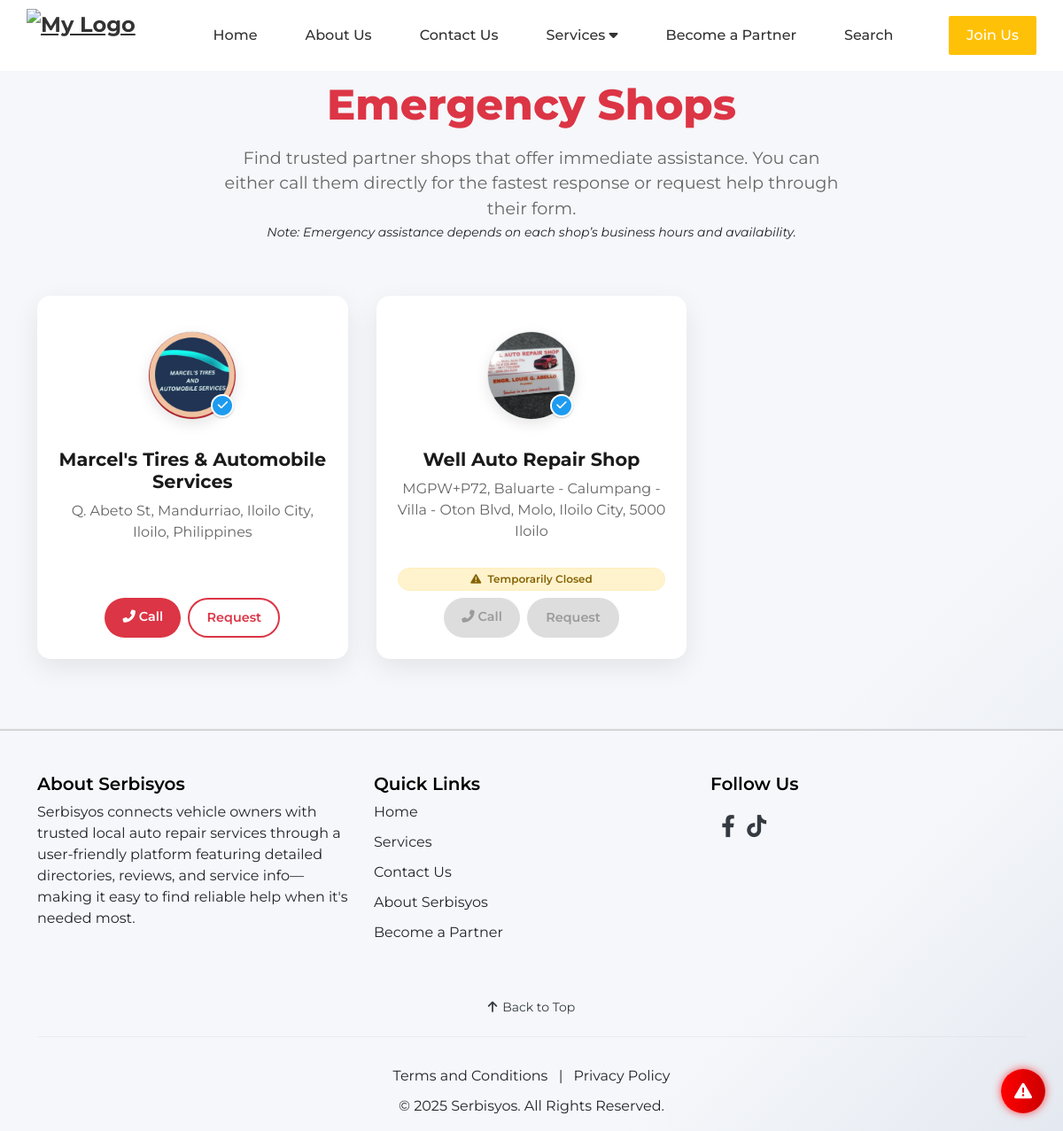
Screenshot of /emergency-provider.php with the database file from the repository.
### tables this page shows
CREATE TABLE `shop_applications` (
  `id` int(11) NOT NULL,
  `user_id` int(11) NOT NULL,
  `shop_name` varchar(255) NOT NULL,
  `shop_slug` varchar(255) DEFAULT NULL,
  `business_type` varchar(20) NOT NULL,
  `owner_name` varchar(255) NOT NULL,
  `years_operation` int(11) NOT NULL,
  `email` varchar(255) NOT NULL,
  `shop_logo` varchar(255) DEFAULT NULL,
  `phone` varchar(20) NOT NULL,
  `website` varchar(255) DEFAULT NULL,
  `instagram` varchar(255) DEFAULT NULL,
  `facebook` varchar(255) NOT NULL,
  `business_permit` varchar(255) NOT NULL,
  `business_permit_file` varchar(255) DEFAULT NULL,
  `tax_id` varchar(255) NOT NULL,
  `tax_id_file` varchar(255) NOT NULL,
  `dti_sec_number` text DEFAULT NULL,
  `dti_sec_file` varchar(255) DEFAULT NULL,
  `valid_id_type` varchar(255) NOT NULL,
  `valid_id_front` varchar(255) NOT NULL,
  `valid_id_back` varchar(255) DEFAULT NULL,
  `shop_gallery_images` text DEFAULT NULL,
  `street` varchar(255) DEFAULT NULL,
  `barangay` varchar(255) NOT NULL,
  `town_city` varchar(255) NOT NULL,
  `province` varchar(255) NOT NULL,
  `country` varchar(100) DEFAULT NULL,
  `shop_location` varchar(255) DEFAULT NULL,
  `postal_code` varchar(20) NOT NULL,
  `services_offered` text DEFAULT NULL,
  `brands_serviced` varchar(255) DEFAULT NULL,
  `status` enum('Pending','Approved','Rejected') DEFAULT 'Pending',
  `is_read` tinyint(1) NOT NULL DEFAULT 0,
  `is_read_admin` tinyint(1) NOT NULL DEFAULT 0,
  `applied_at` timestamp NOT NULL DEFAULT current_timestamp(),
  `date_created` timestamp NOT NULL DEFAULT current_timestamp(),
  `description` text DEFAULT NULL,
  `business_hours` varchar(255) DEFAULT NULL,
  `opening_time_am` time DEFAULT NULL,
  `closing_time_am` time DEFAULT NULL,
  `opening_time_pm` time DEFAULT NULL,
  `closing_time_pm` time DEFAULT NULL,
  `latitude` decimal(10,8) DEFAULT NULL,
  `longitude` decimal(11,8) DEFAULT NULL,
  `approved_at` timestamp NULL DEFAULT NULL,
  `approved_by` int(11) DEFAULT NULL,
  `updated_at` timestamp NULL DEFAULT NULL,
  `open_24_7` tinyint(1) DEFAULT 0,
  `days_open` varchar(255) DEFAULT NULL,
  `show_book_now` tinyint(1) DEFAULT 0,
  `show_emergency` tinyint(1) DEFAULT 0,
  `shop_status` varchar(50) NOT NULL DEFAULT 'open',
  `seen_toggle_onboarding` tinyint(1) DEFAULT 0,
  `delete_notification` tinyint(1) DEFAULT 0,
  `seen_rejected_notification` tinyint(1) DEFAULT 0,
  `opening_time` time DEFAULT NULL,
  `closing_time` time DEFAULT NULL
);

### emergency-provider.php (the view, shortened to what this page needs)
<?php
include 'functions/db_connection.php';
$emergencyShopsQuery = "SELECT id, user_id, shop_name, shop_slug, shop_location, shop_logo, phone, show_emergency, shop_status FROM shop_applications WHERE show_emergency = 1 AND status = 'Approved'";
$emergencyShopsResult = mysqli_query($conn, $emergencyShopsQuery);
$shops_for_sorting = [];
if ($emergencyShopsResult) {
    while ($shop = mysqli_fetch_assoc($emergencyShopsResult)) {
        $topRated = false;
        $shop['topRated'] = $topRated;
        $shops_for_sorting[] = $shop;
    }
}
usort($shops_for_sorting, function($a, $b) {
    if ($a['topRated'] !== $b['topRated']) {
        return ($b['topRated'] ? 1 : 0) <=> ($a['topRated'] ? 1 : 0);
    }
    return strcasecmp($a['shop_name'], $b['shop_name']);
});
?>
<!DOCTYPE html>
<html lang="en">
<head>
    <link href="https://cdn.jsdelivr.net/npm/bootstrap@5.3.0-alpha1/dist/css/bootstrap.min.css" rel="stylesheet">
    <link href="https://cdnjs.cloudflare.com/ajax/libs/font-awesome/6.4.0/css/all.min.css" rel="stylesheet">
    <link href="https://cdnjs.cloudflare.com/ajax/libs/toastr.js/latest/toastr.min.css" rel="stylesheet" />
    <link rel="stylesheet" href="https://cdnjs.cloudflare.com/ajax/libs/nprogress/0.2.0/nprogress.min.css" />
    <link rel="stylesheet" href="assets/css/style.css">
    <link rel="stylesheet" href="assets/css/emergency-provider.css">
    <link rel="stylesheet" href="assets/css/account-required.css">
</head>
<body>
    <div id="toast-container" class="position-fixed bottom-0 end-0 p-3" style="z-index: 1100;"></div>
    <?php include 'include/navbar.php'; ?>
    <div class="emergency-provider-section">
        <div class="container">
            <div class="page-header">
                <h1>Emergency Shops</h1>
                <p>Find trusted partner shops that offer immediate assistance. You can either call them directly for the fastest response or request help through their form.</p>
                <small><i>Note: Emergency assistance depends on each shop’s business hours and availability.</i></small>
            </div>
            <div class="shops-grid">
                <?php if (!empty($shops_for_sorting)): ?>
                    <?php foreach ($shops_for_sorting as $shop):
                        $shop_status = $shop['shop_status'] ?? 'open';
                        $isDisabled = ($shop_status != 'open');
                        $disabledClass = $isDisabled ? 'disabled' : '';
                        $disabledTitle = $isDisabled ? 'Shop is currently closed' : 'Call Now';
                        $requestDisabledTitle = $isDisabled ? 'Shop is currently closed' : 'Request Help';
                    ?>
                        <div class="shop-card">
                            <div class="shop-card-content">
                                <?php
                                $logoFile = !empty($shop['shop_logo']) ? $shop['shop_logo'] : 'logo.jpg';
                                $logoPath = 'account/uploads/shop_logo/' . $logoFile;
                                $defaultLogoPath = 'account/uploads/shop_logo/logo.jpg';
                                if (!empty($shop['shop_logo']) && file_exists($logoPath)) {
                                    $finalLogoPath = $logoPath;
                                } else {
                                    $finalLogoPath = $defaultLogoPath;
                                }
                                ?>
                                <div class="shop-logo-container">
                                    <img src="<?php echo htmlspecialchars($finalLogoPath); ?>" alt="<?php echo htmlspecialchars($shop['shop_name']); ?>" class="shop-card-logo">
                                    <div class="verified-badge-icon">
                                        <i class="fas fa-check"></i>
                                    </div>
                                </div>
                                <h5>
                                    <a href="<?php echo BASE_URL; ?>/shop/<?php echo htmlspecialchars($shop['shop_slug']); ?>">
                                        <?php echo htmlspecialchars($shop['shop_name']); ?>
                                    </a>
                                </h5>
                                <p><?php echo htmlspecialchars($shop['shop_location']); ?></p>
                                <?php if ($shop_status == 'temporarily_closed') : ?>
                                    <div class="shop-status-badge temporarily-closed">
                                        <i class="fas fa-exclamation-triangle"></i> Temporarily Closed
                                    </div>
                                <?php elseif ($shop_status == 'permanently_closed') : ?>
                                    <div class="shop-status-badge permanently-closed">
                                        <i class="fas fa-store-slash"></i> Permanently Closed
                                    </div>
                                <?php endif; ?>
                                <div class="shop-card-actions">
                                    <a href="<?php echo !$isDisabled ? 'tel:' . htmlspecialchars($shop['phone']) : 'javascript:void(0)'; ?>"
                                       class="btn btn-call <?php echo $disabledClass; ?>"
                                       title="<?php echo $disabledTitle; ?>">
                                        <i class="fas fa-phone-alt me-1"></i>Call
                                    </a>
                                    <?php if ($shop['show_emergency']): ?>
                                        <a href="#"
                                           class="btn btn-request <?php echo $disabledClass; ?>"
                                           onclick="<?php echo !$isDisabled ? "handleActionClick('emergency-provider', '" . htmlspecialchars($shop['shop_slug']) . "', '" . urlencode($shop['shop_name']) . "', '" . $shop['phone'] . "')" : "return false;"; ?>"
                                           data-logged-in="<?php echo isset($_SESSION['user_id']) ? 'true' : 'false'; ?>"
                                           title="<?php echo $requestDisabledTitle; ?>">
                                            Request
                                        </a>
                                    <?php endif; ?>
                                </div>
                            </div>
                        </div>
                    <?php endforeach; ?>
                <?php endif; ?>
            </div>
        </div>
    </div>
    <?php include 'include/emergency-floating.php'; ?>
    <?php include 'include/footer.php'; ?>
</body>
</html>

### assets/css/style.css (style rules this page uses)
:root { --bg-btn-color: #ffc107; --bg-text: #ffffff; --bg-hover: #ffca28; --bg-color: #f5f5f5; --primary-color: #ffc107; --primary-hover: #ffca28; --text-light: #ffffff; --text-light-hover: #e5e7eb; --shadow: 0 2px 4px rgba(0, 0, 0, 0.1); --transition: all 0.3s ease; --border-radius: 8px; --dropdown-bg: #f9f9f9; --dropdown-text: #333333; --dropdown-hover: #f1f1f1; --content-padding: 2rem; --nav-height: 70px; --icon-bg-color: #f0f0f0; --navbar-bg-color: #ffffff; --navbar-text-color: #333333; --border-color: #E5E7EB; }
* { margin: 0; padding: 0; box-sizing: border-box; }
body, body *:not(i):not(.fas):not(.fa):not([class^="icon-"]):not([class*=" icon-"]) { font-family: 'Montserrat', sans-serif !important; }
body { font-family: 'Montserrat', sans-serif; margin: 0; padding: 0; }

### assets/css/emergency-provider.css (style rules this page uses)
body { background: linear-gradient(135deg, #f5f7fa 70%, #e4e8f0 100%); font-family: 'Montserrat', sans-serif; }
.emergency-provider-section { padding: 80px 0; margin-top: -30px; }
.page-header { text-align: center; margin-bottom: 60px; }
.page-header h1 { font-weight: 800; font-size: 3rem; color: #dc3545; }
.page-header p { font-size: 1.2rem; color: #666; max-width: 700px; margin: 1rem auto 0; }
.shops-grid { display: grid; grid-template-columns: repeat(auto-fill, minmax(300px, 1fr)); gap: 2rem; }
.shop-card { background: white; border-radius: 15px; box-shadow: 0 10px 30px rgba(0, 0, 0, 0.08); overflow: hidden; display: flex; flex-direction: column; position: relative; }
.shop-card-content { padding: 2.5rem 1.5rem 1.5rem; text-align: center; flex-grow: 1; display: flex; flex-direction: column; }
.shop-card-logo { width: 80px; height: 80px; border-radius: 50%; object-fit: cover; margin: 0 auto 1rem; box-shadow: 0 5px 15px rgba(0, 0, 0, 0.1); }
.shop-card h5 { font-weight: 700; font-size: 1.3rem; margin-bottom: 0.5rem; }
.shop-card h5 a { color: #1a1a1a; text-decoration: none; transition: color 0.3s ease; }
.shop-card p { color: #666; margin-bottom: 1.5rem; }
.shop-card-actions { margin-top: auto; display: flex; gap: 0.5rem; justify-content: center; }
.shop-card .btn { font-weight: 600; padding: 0.6rem 1.2rem; border-radius: 50px; font-size: 0.9rem; }
.shop-card .btn-call { background: #dc3545; color: white; }
.shop-card .btn-request { background: transparent; border: 2px solid #dc3545; color: #dc3545; }

### emergency-provider.php (style rules this page uses)
.shop-logo-container { position: relative; width: 100px; height: 100px; margin: 0 auto 15px; }
.shop-logo-container .shop-card-logo { width: 100%; height: 100%; border-radius: 50%; object-fit: cover; border: 1px solid #ddd; }
.verified-badge-icon { position: absolute; bottom: 3px; right: 3px; width: 26px; height: 26px; background-color: #1d9bf0; border-radius: 50%; display: flex; align-items: center; justify-content: center; border: 2px solid #fff; box-shadow: 0 1px 2px rgba(0,0,0,0.2); }
.verified-badge-icon .fa-check { color: #fff; font-size: 13px; }
.shop-status-badge { padding: 3px 10px; border-radius: 15px; font-size: 0.75rem; font-weight: 600; display: inline-block; margin-top: 5px; margin-bottom: 8px; text-align: center; }
.shop-status-badge.temporarily-closed { background-color: #fff3cd; color: #856404; border: 1px solid #ffeeba; }
.shop-status-badge i { margin-right: 4px; }
.btn-call.disabled, .btn-request.disabled { background-color: #cccccc; border-color: #cccccc; color: #666666; cursor: not-allowed; opacity: 0.65; pointer-events: none; }

### rows the page displays
shop_applications: shop_logo (picture), shop_name "Marcel's Tires & Automobile Services", shop_location "Q. Abeto St, Mandurriao, Iloilo City, Iloilo, Philippines"
shop_applications: shop_logo (picture), shop_name "Well Auto Repair Shop", shop_location "MGPW+P72, Baluarte - Calumpang - Villa - Oton Blvd, Molo, Iloilo City, 5000 Iloilo", shows "Temporarily Closed"
